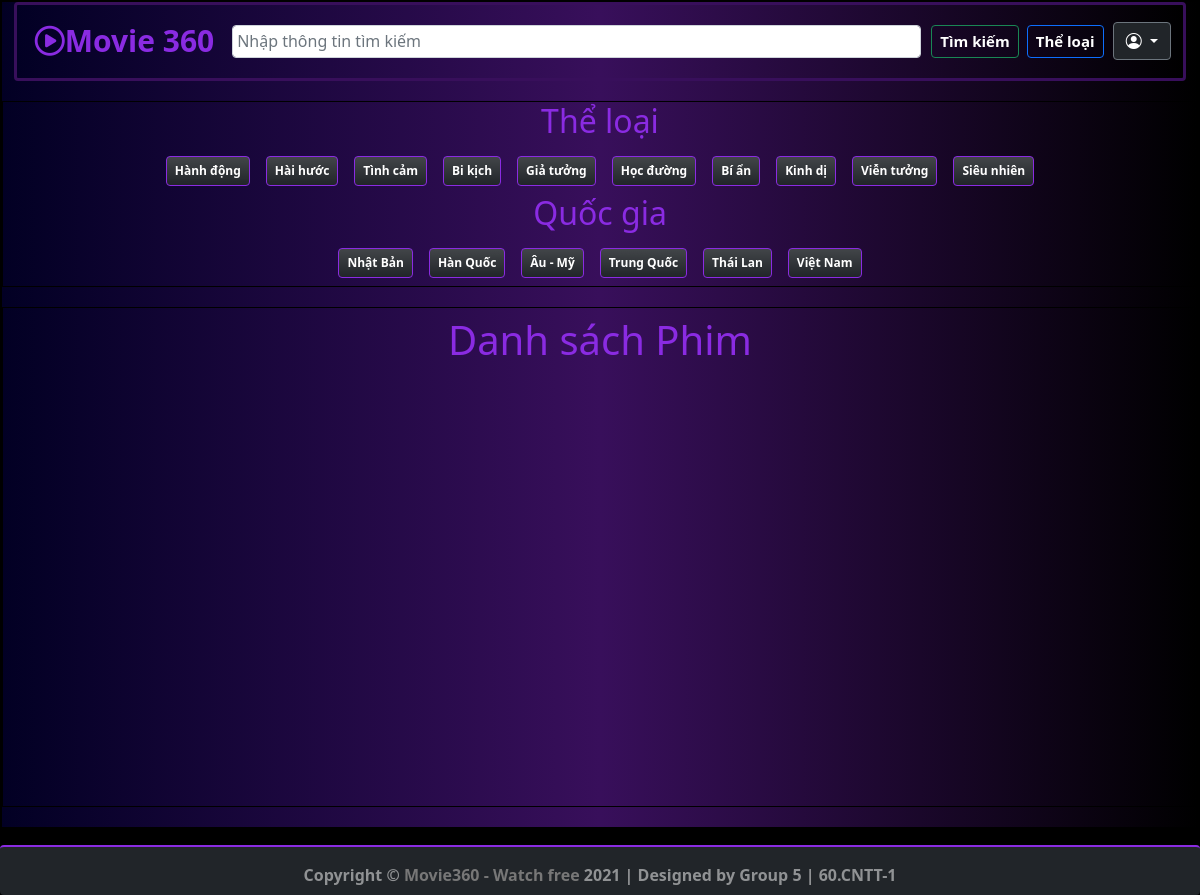
Screenshot of /Pages/LookUp.php (signed in) with the database file from the repository.
### tables this page shows
CREATE TABLE `theloai` (
  `MaTheLoai` varchar(50) NOT NULL,
  `TenTheLoai` varchar(100) NOT NULL
);

CREATE TABLE `quocgia` (
  `MaQG` int(5) NOT NULL,
  `TenQG` varchar(50) NOT NULL
);

### Pages/LookUp.php (the view, shortened to what this page needs)
<!DOCTYPE html>
<html lang="en">
<head>
     <link href="https://cdn.jsdelivr.net/npm/bootstrap@5.1.3/dist/css/bootstrap.min.css" rel="stylesheet">
     <link rel="stylesheet" href="https://cdn.jsdelivr.net/npm/bootstrap-icons@1.6.0/font/bootstrap-icons.css">
     <link rel="stylesheet" type="text/css" href="../Styles/style_01.css">
</head>
<body style="background: url('../Images/bg-haloween.png') black no-repeat top center;">
     <div class="container-fluid p-0 " style="max-width: 1280px; border: 2px black solid; background: linear-gradient(90deg, rgba(2,0,36,1) 0%, rgba(56,15,91,1) 50%, rgba(0,0,0,1) 100%);">
          <?php include("../Includes/Header.php"); ?>
          <div class="area bg-dark" id="myBtnContainer" style="color:blueviolet; background: linear-gradient(90deg, rgba(2,0,36,1) 0%, rgba(56,15,91,1) 50%, rgba(0,0,0,1) 100%);">
               <h2>Thể loại</h2>
               <?php
               $strSQL_tl = "SELECT * FROM  theloai";
               $result_tl = mysqli_query($dbc, $strSQL_tl);
               if (mysqli_num_rows($result_tl) == 0) {
                    echo "Chưa có dữ liệu";
               } else {
                    while ($row = mysqli_fetch_array($result_tl)) {
                         $mtl = $row[0];
                         $tl = $row[1];
                         echo "<span class='btn badge bg-dark bg-gradient p-2 m-2 $mtl' style='border: 1px blueviolet solid;' onclick=" . 'filterSelection(' . "'$mtl'" . ')' . ">$tl</span>";
                    }
               }
               ?>
               <h2>Quốc gia</h2>
               <?php
               $strSQL_qg = "SELECT * FROM  quocgia";
               $result_qg = mysqli_query($dbc, $strSQL_qg);
               if (mysqli_num_rows($result_qg) == 0) {
                    echo "Chưa có dữ liệu";
               } else {
                    while ($row = mysqli_fetch_array($result_qg)) {
                         $tl = $row[1];
                         echo "<button class='badge bg-dark bg-gradient p-2 m-2' style='border: 1px blueviolet solid;'>$tl</button>";
                    }
               }
               ?>
          </div>
          <div class="area p-2 bg-dark" style="min-height: 500px ;color:blueviolet;background: linear-gradient(90deg, rgba(2,0,36,1) 0%, rgba(56,15,91,1) 50%, rgba(0,0,0,1) 100%);">
               <h1>Danh sách Phim</h1>
          </div>
     </div>
</body>
</html>

### Styles/style_01.css (style rules this page uses)
body { background: linear-gradient(90deg, rgba(7,76,77,1) 0%, rgba(25,8,24,1) 28%, rgba(22,60,58,1) 73%, rgba(82,3,63,1) 100%); }
#footer { border-top: 2px solid #8a2be2; height: 50px; margin: 0 auto; padding: 10px; text-align: center; font-weight: bold; }
a { color: #777; text-decoration: none; }

### Pages/LookUp.php (style rules this page uses)
* { margin: 0; padding: 0; }
.area { text-align: center; border: 1px black solid; margin-bottom: 20px; }
a { text-decoration: none; }

### Includes/Header.php (style rules this page uses)
* { margin: 0; padding: 0; }

### rows the page displays
theloai: TenTheLoai "Hành động"
theloai: TenTheLoai "Hài hước"
theloai: TenTheLoai "Tình cảm"
theloai: TenTheLoai "Bi kịch"
theloai: TenTheLoai "Giả tưởng"
theloai: TenTheLoai "Học đường"
theloai: TenTheLoai "Bí ẩn"
theloai: TenTheLoai "Kinh dị"
theloai: TenTheLoai "Viễn tưởng"
theloai: TenTheLoai "Siêu nhiên"
quocgia: TenQG "Nhật Bản"
quocgia: TenQG "Hàn Quốc"
quocgia: TenQG "Âu - Mỹ"
quocgia: TenQG "Trung Quốc"
quocgia: TenQG "Thái Lan"
quocgia: TenQG "Việt Nam"
